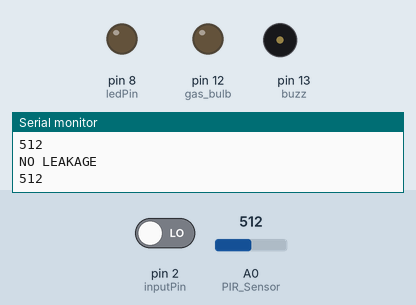
Recording of a sketch running on a simulated Arduino Uno, built with avr-gcc and run on an emulated ATmega328P. Shown: output pins drawn as LEDs (lit = HIGH), buzzer (waves = sounding, pin HIGH), the last lines printed to the serial monitor. The inputs (shaded band) are chosen by the test bench; at power-on: A0 (PIR_Sensor) = 512, pin 2 (inputPin) LOW.

Above: at 1.2 s.
1.3 s: A0 (PIR_Sensor) set to 686
2.8 s: A0 (PIR_Sensor) set to 710
At 3.9 s:
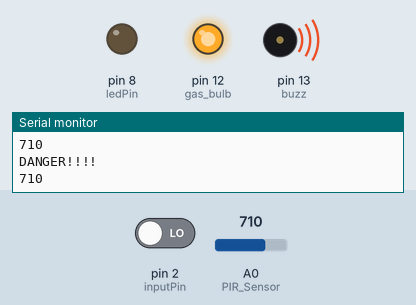
4.3 s: pin 2 (inputPin) driven HIGH
At 5.2 s:
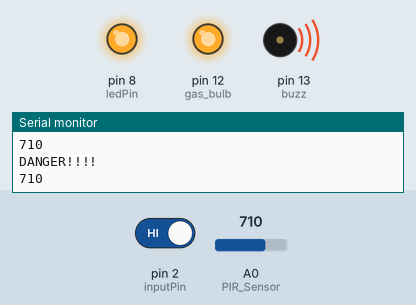
5.8 s: A0 (PIR_Sensor) set to 690
At 6.5 s:
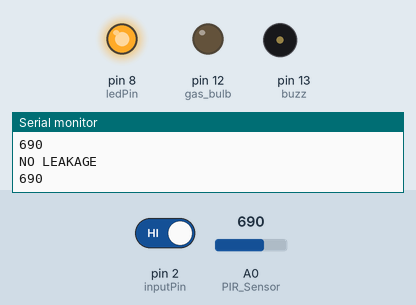
7.3 s: A0 (PIR_Sensor) set to 716
At 7.9 s:
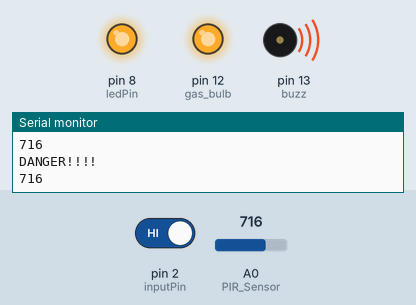
8.8 s: A0 (PIR_Sensor) set to 511
At 9.2 s:
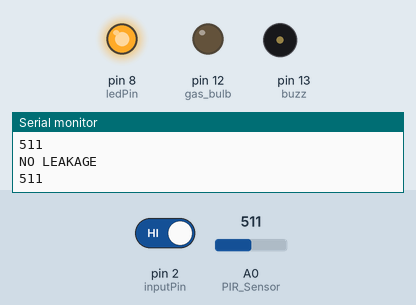
Timing chart, 0 to 11.3 s (numbered marks = the images above; inputs shaded):
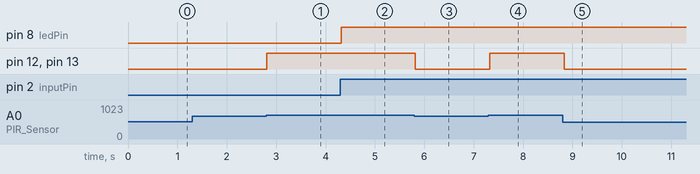

Measured:
- the behaviour switches between 700 and 701 on A0 (PIR_Sensor) (found by bisection; images 0 and 1)
- after the input at 2.8 s, pin 12 (gas_bulb), pin 13 (buzz): LOW → HIGH at once
- after the input at 4.3 s, pin 8 (ledPin): LOW → HIGH at once
- after the input at 5.8 s, pin 12 (gas_bulb), pin 13 (buzz): HIGH → LOW at once
- after the input at 7.3 s, pin 12 (gas_bulb), pin 13 (buzz): LOW → HIGH at once
- after the input at 8.8 s, pin 12 (gas_bulb), pin 13 (buzz): HIGH → LOW at once

The sketch:

FINALPIRGAS_17_2_19.ino
```cpp
int gas_bulb=12;
int buzz=13;
int gas_value;
int gas_avalue;
int sensorThres=700;
int ledPin = 8;                // choose the pin for the LED
int inputPin = 2;               // choose the input pin (for PIR sensor)
int pirState = LOW;             // we start, assuming no motion detected
int val = 0;

void setup()
{

pinMode(gas_bulb,OUTPUT);
pinMode(buzz,OUTPUT);
pinMode(A0,INPUT);            //PIR Sensor
pinMode(ledPin, OUTPUT);      // declare LED as output
pinMode(inputPin, INPUT);     // declare sensor as input
Serial.begin(9600);

}

void loop()

{

gas_avalue=analogRead(A0);

if (gas_avalue > sensorThres)

{

digitalWrite(gas_bulb, HIGH);
digitalWrite( buzz, HIGH);
Serial.println("DANGER!!!!");
Serial.println(gas_avalue);

}

else

{

digitalWrite(gas_bulb, LOW);
digitalWrite( buzz, LOW);
Serial.println("NO LEAKAGE");
Serial.println(gas_avalue);

}
 val = digitalRead(inputPin);  // read input value
  if (val == HIGH) {            // check if the input is HIGH
    digitalWrite(ledPin, HIGH);  // turn LED ON
    if (pirState == LOW) {
      // we have just turned on2
      Serial.println("Motion detected!");
      // We only want to print on the output change, not state
      pirState = HIGH;
      delay(500);
    }
  } else {
    digitalWrite(ledPin, LOW); // turn LED OFF
    if (pirState == HIGH){
      // we have just turned of
      Serial.println("Motion ended!");
      // We only want to print on the output change, not state
      pirState = LOW;
    }
  }

delay(100);

}
```
